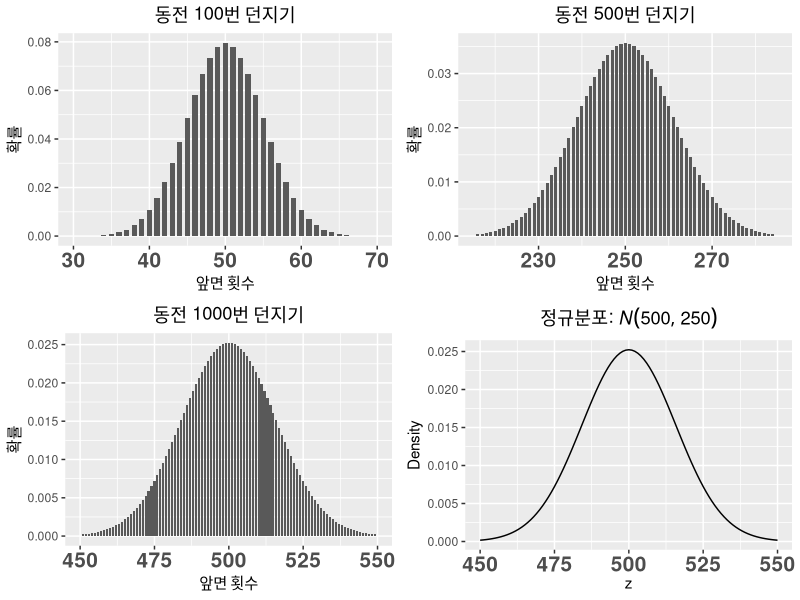
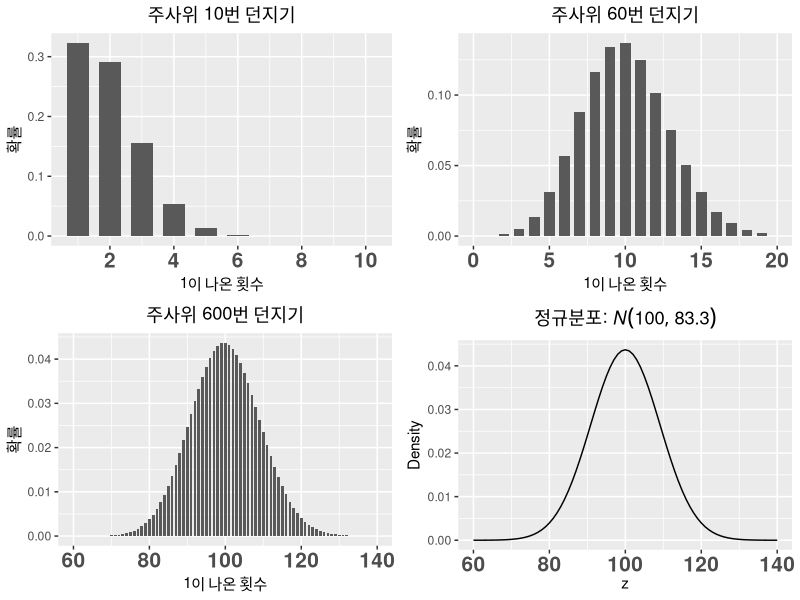
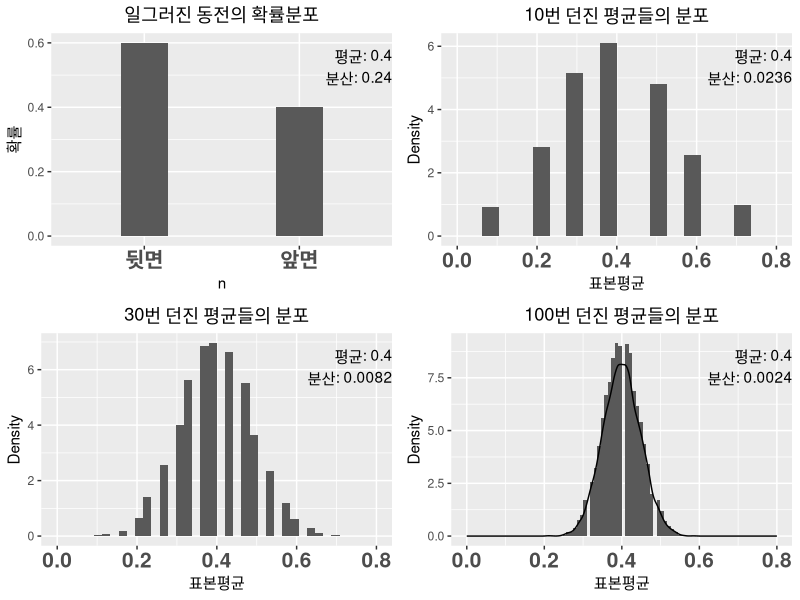
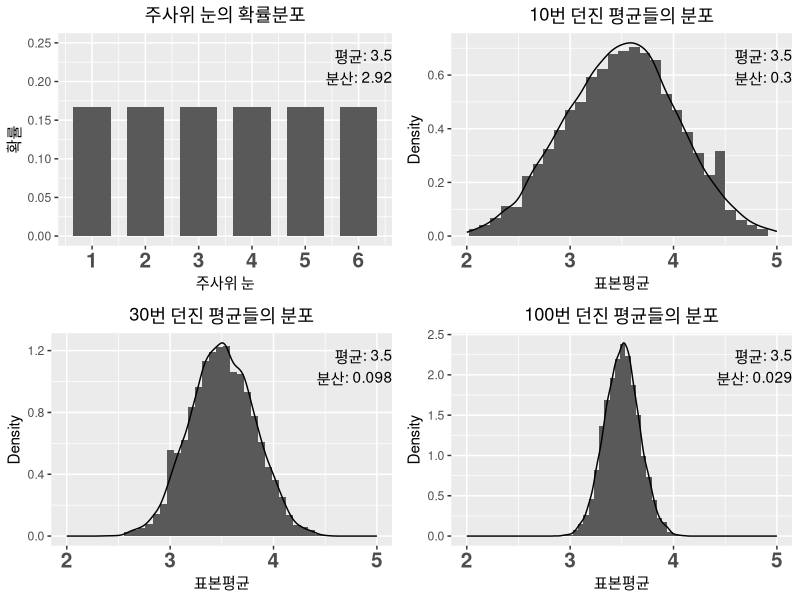
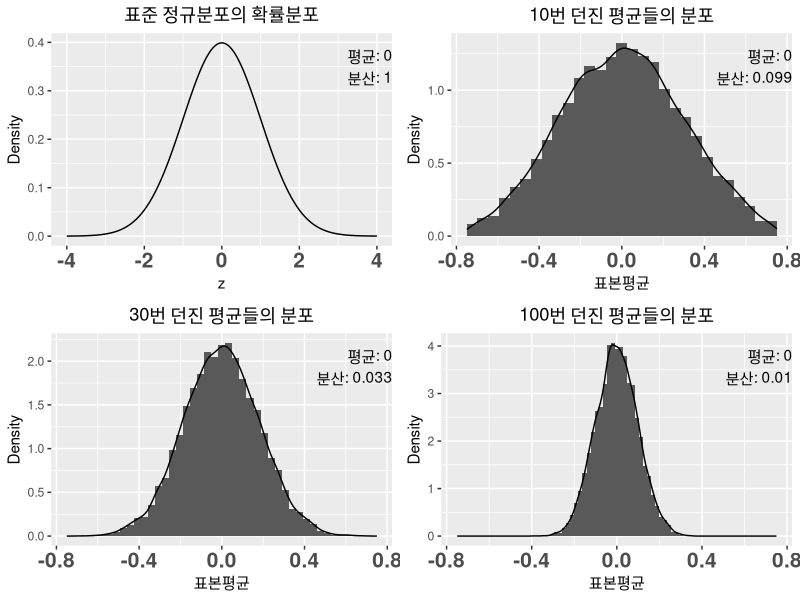
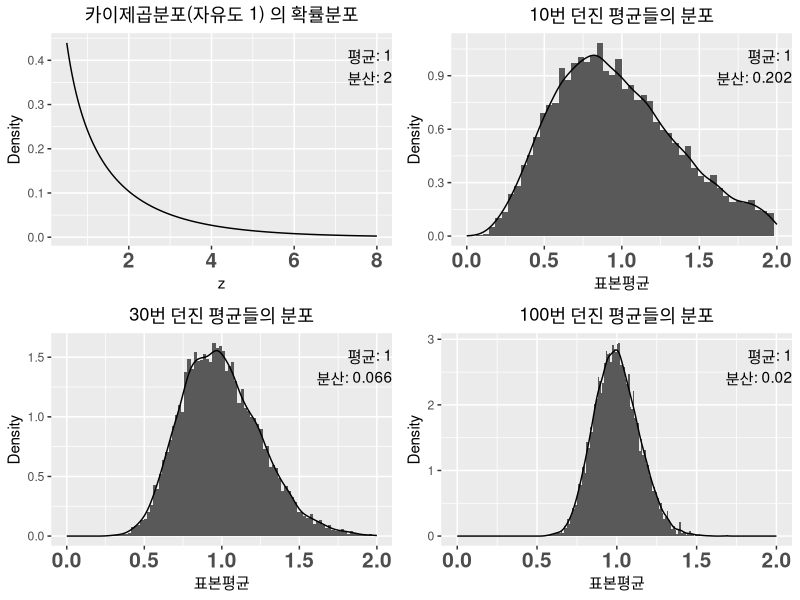
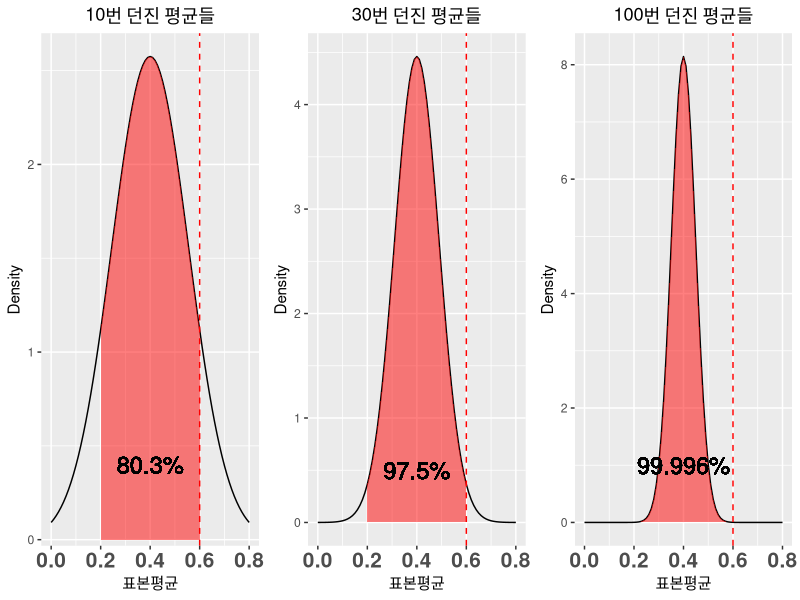

The R script that drew these images, in order:
## ---- chunk 1
library(ggplot2);library(gridExtra)
coin_plot=function(n=10,xl=c(0,10)){
  bin=1:n
  coinplot=ggplot(data.frame(bin,p=dbinom(bin,max(bin),0.5)),aes(bin,p))+geom_bar(stat = "identity",width=0.7)+xlab("앞면 횟수")+ylab("확률")+ggtitle(paste("동전 ",max(bin),"번 던지기",sep=""))+xlim(xl)+theme(plot.title = element_text(hjust = 0.5))+theme(axis.text.x = element_text(size=15,face='bold'))
  return(coinplot)
}

z=seq(450,550)
nplot=ggplot(data.frame(z,p=dnorm(z,mean=500,sd=sqrt(250))),aes(z,p))+geom_line()+ggtitle(expression(paste("정규분포: ",italic(N)(500,250),sep="")))+xlab(expression(z))+ylab("Density")+theme(plot.title = element_text(hjust = 0.5))+theme(axis.text.x = element_text(size=15,face='bold'))

grid.arrange(coin_plot(100,xl=c(30,70)),coin_plot(500,xl=c(215,285)),coin_plot(1000,xl=c(450,550)),nplot, ncol=2)

## ---- chunk 2
ju_plot=function(n=10,xl=c(0,10)){
  bin=1:n
  coinplot=ggplot(data.frame(bin,p=dbinom(bin,max(bin),1/6)),aes(bin,p))+geom_bar(stat = "identity",width=0.7)+xlab("1이 나온 횟수")+ylab("확률")+ggtitle(paste("주사위 ",max(bin),"번 던지기",sep=""))+xlim(xl)+theme(plot.title = element_text(hjust = 0.5))+theme(axis.text.x = element_text(size=15,face='bold'))
  return(coinplot)
}

ju_plot2=function(n=10,xl=c(0,10)){
  bin=1:n
  coinplot=ggplot(data.frame(bin,p=dbinom(bin,max(bin),1/6)),aes(bin,p))+geom_bar(stat = "identity",width=0.7)+xlab("1이 나온 횟수")+ylab("확률")+ggtitle(paste("주사위 ",max(bin),"번 던지기",sep=""))+xlim(xl)+theme(plot.title = element_text(hjust = 0.5))+theme(axis.text.x = element_text(size=15,face='bold'))+scale_x_continuous(breaks=c(0,2,4,6,8,10))
  return(coinplot)
}

z=seq(60,140)
jnplot=ggplot(data.frame(z,p=dnorm(z,mean=100,sd=sqrt(250/3))),aes(z,p))+geom_line()+ggtitle(expression(paste("정규분포: ",italic(N)(100,83.3),sep="")))+xlab(expression(z))+ylab("Density")+theme(plot.title = element_text(hjust = 0.5))+theme(axis.text.x = element_text(size=15,face='bold'))

grid.arrange(ju_plot2(10,xl=c(0,10)),ju_plot(60,xl=c(0,20)),ju_plot(600,xl=c(60,140)),jnplot, ncol=2)

## ---- chunk 3
sample_mean=function(n=10){
  x=rbinom(n,1,0.4)
  return(mean(x))
}


f1=data.frame(n=c("앞면","뒷면"),p=c(0.4,0.6))
g1=ggplot(f1,aes(n,p))+geom_bar(stat = "identity",width=0.3) +ylab("확률")+ggtitle("일그러진 동전의 확률분포")+annotate("text",  x=Inf, y = Inf, label ="평균: 0.4\n분산: 0.24", vjust=1.5, hjust=1)+theme(plot.title = element_text(hjust = 0.5))+theme(axis.text.x = element_text(size=15,face='bold'))


xl=c(0,0.8)
mean_vec=sapply(1:10000,function(x){sample_mean(10)})
legends=paste("평균: ",round(mean(mean_vec),2),"\n분산: ",round(var(mean_vec),4),sep="")
g2=ggplot(data.frame(mean_vec),aes(mean_vec))+geom_histogram(aes(y=..density..),bins=20)+xlim(xl)+xlab("표본평균")+ggtitle("10번 던진 평균들의 분포")+ylab("Density")+annotate("text",  x=Inf, y = Inf, label = legends, vjust=1.5, hjust=1)+theme(plot.title = element_text(hjust = 0.5))+theme(axis.text.x = element_text(size=15,face='bold'))

mean_vec=sapply(1:10000,function(x){sample_mean(30)})
legends=paste("평균: ",round(mean(mean_vec),2),"\n분산: ",round(var(mean_vec),4),sep="")
g3=ggplot(data.frame(mean_vec),aes(mean_vec))+geom_histogram(aes(y=..density..),bins=40)+xlim(xl)+xlab("표본평균")+ggtitle("30번 던진 평균들의 분포")+ylab("Density")+annotate("text",  x=Inf, y = Inf, label = legends, vjust=1.5, hjust=1)+theme(plot.title = element_text(hjust = 0.5))+theme(axis.text.x = element_text(size=15,face='bold'))

mean_vec=sapply(1:10000,function(x){sample_mean(100)})
legends=paste("평균: ",round(mean(mean_vec),2),"\n분산: ",round(var(mean_vec),4),sep="")
g4=ggplot(data.frame(mean_vec),aes(mean_vec))+geom_histogram(aes(y=..density..),bins=90)+geom_density()+xlim(xl)+xlab("표본평균")+ggtitle("100번 던진 평균들의 분포")+ylab("Density")+annotate("text",  x=Inf, y = Inf, label = legends, vjust=1.5, hjust=1)+theme(plot.title = element_text(hjust = 0.5))+theme(axis.text.x = element_text(size=15,face='bold'))

grid.arrange(g1,g2,g3,g4)
## ---- chunk 4
sample_mean=function(n=10){
  x=sample(1:6,n,replace=T)
  return(mean(x))
}

f1=data.frame(n=1:6,p=rep(1/6,6))
g1=ggplot(f1,aes(n,p))+geom_bar(stat = "identity",width=0.7)+xlab("주사위 눈")+ylab("확률")+scale_x_continuous(breaks=1:6)+ylim(0,0.25)+ggtitle("주사위 눈의 확률분포")+annotate("text",  x=Inf, y = Inf, label ="평균: 3.5\n분산: 2.92", vjust=1.5, hjust=1)+theme(plot.title = element_text(hjust = 0.5))+theme(axis.text.x = element_text(size=15,face='bold'))

xl=c(2,5)
mean_vec=sapply(1:10000,function(x){sample_mean(10)})
legends=paste("평균: ",round(mean(mean_vec),2),"\n분산: ",round(var(mean_vec),3),sep="")
g2=ggplot(data.frame(mean_vec),aes(mean_vec))+geom_histogram(aes(y=..density..),bins=30)+geom_density()+xlim(xl)+xlab("표본평균")+ggtitle("10번 던진 평균들의 분포")+ylab("Density")+annotate("text",  x=Inf, y = Inf, label = legends, vjust=1.5, hjust=1)+theme(plot.title = element_text(hjust = 0.5))+theme(axis.text.x = element_text(size=15,face='bold'))

mean_vec=sapply(1:10000,function(x){sample_mean(30)})
legends=paste("평균: ",round(mean(mean_vec),2),"\n분산: ",round(var(mean_vec),3),sep="")
g3=ggplot(data.frame(mean_vec),aes(mean_vec))+geom_histogram(aes(y=..density..),bins=45)+geom_density()+xlim(xl)+xlab("표본평균")+ggtitle("30번 던진 평균들의 분포")+ylab("Density")+annotate("text",  x=Inf, y = Inf, label = legends, vjust=1.5, hjust=1)+theme(plot.title = element_text(hjust = 0.5))+theme(axis.text.x = element_text(size=15,face='bold'))

mean_vec=sapply(1:10000,function(x){sample_mean(100)})
legends=paste("평균: ",round(mean(mean_vec),2),"\n분산: ",round(var(mean_vec),3),sep="")
g4=ggplot(data.frame(mean_vec),aes(mean_vec))+geom_histogram(aes(y=..density..),bins=60)+geom_density()+xlim(xl)+xlab("표본평균")+ggtitle("100번 던진 평균들의 분포")+ylab("Density")+annotate("text",  x=Inf, y = Inf, label = legends, vjust=1.5, hjust=1)+theme(plot.title = element_text(hjust = 0.5))+theme(axis.text.x = element_text(size=15,face='bold'))

grid.arrange(g1,g2,g3,g4)
## ---- chunk 5
sample_mean=function(n=30){
  x=rnorm(n)
  return(mean(x))
}

z=seq(-4, 4,0.01)
f3=data.frame(z, p=dnorm(z))
g1=ggplot(f3,aes(z,p))+geom_line()+xlab("z")+ylab("Density")+ggtitle("표준 정규분포의 확률분포")+annotate("text",  x=Inf, y = Inf, label ="평균: 0\n분산: 1", vjust=1.5, hjust=1)+theme(plot.title = element_text(hjust = 0.5))+theme(axis.text.x = element_text(size=15,face='bold'))

xl=c(-.75,.75)
mean_vec=sapply(1:10000,function(x){sample_mean(10)})
legends=paste("평균: ",round(mean(mean_vec),2),"\n분산: ",round(var(mean_vec),3),sep="")
g2=ggplot(data.frame(mean_vec),aes(mean_vec))+geom_histogram(aes(y=..density..),bins=30)+geom_density()+xlim(xl)+xlab("표본평균")+ggtitle("10번 던진 평균들의 분포")+ylab("Density")+annotate("text",  x=Inf, y = Inf, label = legends, vjust=1.5, hjust=1)+theme(plot.title = element_text(hjust = 0.5))+theme(axis.text.x = element_text(size=15,face='bold'))

mean_vec=sapply(1:10000,function(x){sample_mean(30)})
legends=paste("평균: ",round(mean(mean_vec),2),"\n분산: ",round(var(mean_vec),3),sep="")
g3=ggplot(data.frame(mean_vec),aes(mean_vec))+geom_histogram(aes(y=..density..),bins=45)+geom_density()+xlim(xl)+xlab("표본평균")+ggtitle("30번 던진 평균들의 분포")+ylab("Density")+annotate("text",  x=Inf, y = Inf, label = legends, vjust=1.5, hjust=1)+theme(plot.title = element_text(hjust = 0.5))+theme(axis.text.x = element_text(size=15,face='bold'))

mean_vec=sapply(1:10000,function(x){sample_mean(100)})
legends=paste("평균: ",round(mean(mean_vec),2),"\n분산: ",round(var(mean_vec),3),sep="")
g4=ggplot(data.frame(mean_vec),aes(mean_vec))+geom_histogram(aes(y=..density..),bins=80)+geom_density()+xlim(xl)+xlab("표본평균")+ggtitle("100번 던진 평균들의 분포")+ylab("Density")+ylab("Density")+annotate("text",  x=Inf, y = Inf, label = legends, vjust=1.5, hjust=1)+theme(plot.title = element_text(hjust = 0.5))+theme(axis.text.x = element_text(size=15,face='bold'))

grid.arrange(g1,g2,g3,g4)
## ---- chunk 6
sample_mean=function(n=30){
  x=rchisq(n,df=1)
  return(mean(x))
}

z=seq(0.5, 8,0.01)
f3=data.frame(z, p=dchisq(z,df=1))
g1=ggplot(f3,aes(z,p))+geom_line()+xlab("z")+ylab("Density")+ggtitle("카이제곱분포(자유도 1) 의 확률분포")+annotate("text",  x=Inf, y = Inf, label ="평균: 1\n분산: 2", vjust=1.5, hjust=1)+theme(plot.title = element_text(hjust = 0.5))+theme(axis.text.x = element_text(size=15,face='bold'))

xl=c(0,2)
mean_vec=sapply(1:10000,function(x){sample_mean(10)})
legends=paste("평균: ",round(mean(mean_vec),2),"\n분산: ",round(var(mean_vec),3),sep="")
g2=ggplot(data.frame(mean_vec),aes(mean_vec))+geom_histogram(aes(y=..density..),bins=50)+geom_density()+xlim(xl)+xlab("표본평균")+ggtitle("10번 던진 평균들의 분포")+ylab("Density")+annotate("text",  x=Inf, y = Inf, label = legends, vjust=1.5, hjust=1)+theme(plot.title = element_text(hjust = 0.5))+theme(axis.text.x = element_text(size=15,face='bold'))

mean_vec=sapply(1:10000,function(x){sample_mean(30)})
legends=paste("평균: ",round(mean(mean_vec),2),"\n분산: ",round(var(mean_vec),3),sep="")
g3=ggplot(data.frame(mean_vec),aes(mean_vec))+geom_histogram(aes(y=..density..),bins=100)+geom_density()+xlim(xl)+xlab("표본평균")+ggtitle("30번 던진 평균들의 분포")+ylab("Density")+annotate("text",  x=Inf, y = Inf, label = legends, vjust=1.5, hjust=1)+theme(plot.title = element_text(hjust = 0.5))+theme(axis.text.x = element_text(size=15,face='bold'))

mean_vec=sapply(1:10000,function(x){sample_mean(100)})
legends=paste("평균: ",round(mean(mean_vec),2),"\n분산: ",round(var(mean_vec),3),sep="")
g4=ggplot(data.frame(mean_vec),aes(mean_vec))+geom_histogram(aes(y=..density..),bins=200)+geom_density()+xlim(xl)+xlab("표본평균")+ggtitle("100번 던진 평균들의 분포")+ylab("Density")+annotate("text",  x=Inf, y = Inf, label = legends, vjust=1.5, hjust=1)+theme(plot.title = element_text(hjust = 0.5))+theme(axis.text.x = element_text(size=15,face='bold'))

grid.arrange(g1,g2,g3,g4)
## ---- chunk 7
sample_mean=function(n=10){
  x=rbinom(n,1,0.4)
  return(mean(x))
}

z=seq(0,0.8,0.01)
d10=dnorm(z,mean=0.4,sd=sqrt(0.024))
d30=dnorm(z,mean=0.4,sd=sqrt(0.008))
d100=dnorm(z,mean=0.4,sd=sqrt(0.0024))
pct10=1-2*pnorm(0.2,mean=0.4,sd=sqrt(0.024));pct10=paste(round(100*pct10,1),"%",sep="")
pct30=1-2*pnorm(0.2,mean=0.4,sd=sqrt(0.008));pct30=paste(round(100*pct30,1),"%",sep="")
pct100=1-2*pnorm(0.2,mean=0.4,sd=sqrt(0.0024));pct100=paste(round(100*pct100,3),"%",sep="")


f1=data.frame(n=c("앞면","뒷면"),p=c(0.4,0.6))
g1=ggplot(f1,aes(n,p))+geom_bar(stat = "identity",width=0.3) +ylab("확률")+ggtitle("찌그러진 동전 던지기의 확률분포")+annotate("text",  x=Inf, y = Inf, label ="평균: 0.4\n분산: 0.24", vjust=1.5, hjust=1)


xl=c(0,0.8)
g2=ggplot(data.frame(z,d10),aes(z,d10))+geom_line()+xlim(xl)+xlab("표본평균")+ggtitle("10번 던진 평균들")+ylab("Density")+ geom_ribbon(data=subset(data.frame(z,d10), z>=0.2 & z<=0.6),aes(x=z,ymax=d10),ymin=0,fill="red", alpha=0.5)+geom_text(data = NULL, x = 0.4, y = 0.4, label = pct10,size=6)+theme(plot.title = element_text(hjust = 0.5))+theme(axis.text.x = element_text(size=15,face='bold'))+geom_vline(xintercept = 0.6, color = "red", linetype = 2)

g3=ggplot(data.frame(z,d30),aes(z,d30))+geom_line()+xlim(xl)+xlab("표본평균")+ggtitle("30번 던진 평균들")+ylab("Density")+geom_ribbon(data=subset(data.frame(z,d30), z>=0.2 & z<=0.6),aes(x=z,ymax=d30),ymin=0,fill="red", alpha=0.5)+geom_text(data = NULL, x = 0.4, y = 0.5, label = pct30,size=6)+theme(plot.title = element_text(hjust = 0.5))+theme(axis.text.x = element_text(size=15,face='bold'))+geom_vline(xintercept = 0.6, color = "red", linetype = 2)

g4=ggplot(data.frame(z,d100),aes(z,d100))+geom_line()+xlim(xl)+xlab("표본평균")+ggtitle("100번 던진 평균들")+ylab("Density")+geom_ribbon(data=subset(data.frame(z,d100), z>=0.2 & z<=0.6),aes(x=z,ymax=d100),ymin=0,fill="red", alpha=0.5)+geom_text(data = NULL, x = 0.4, y = 1, label = pct100,size=6)+theme(plot.title = element_text(hjust = 0.5))+theme(axis.text.x = element_text(size=15,face='bold'))+geom_vline(xintercept = 0.6, color = "red", linetype = 2)


grid.arrange(g2,g3,g4,ncol=3)
